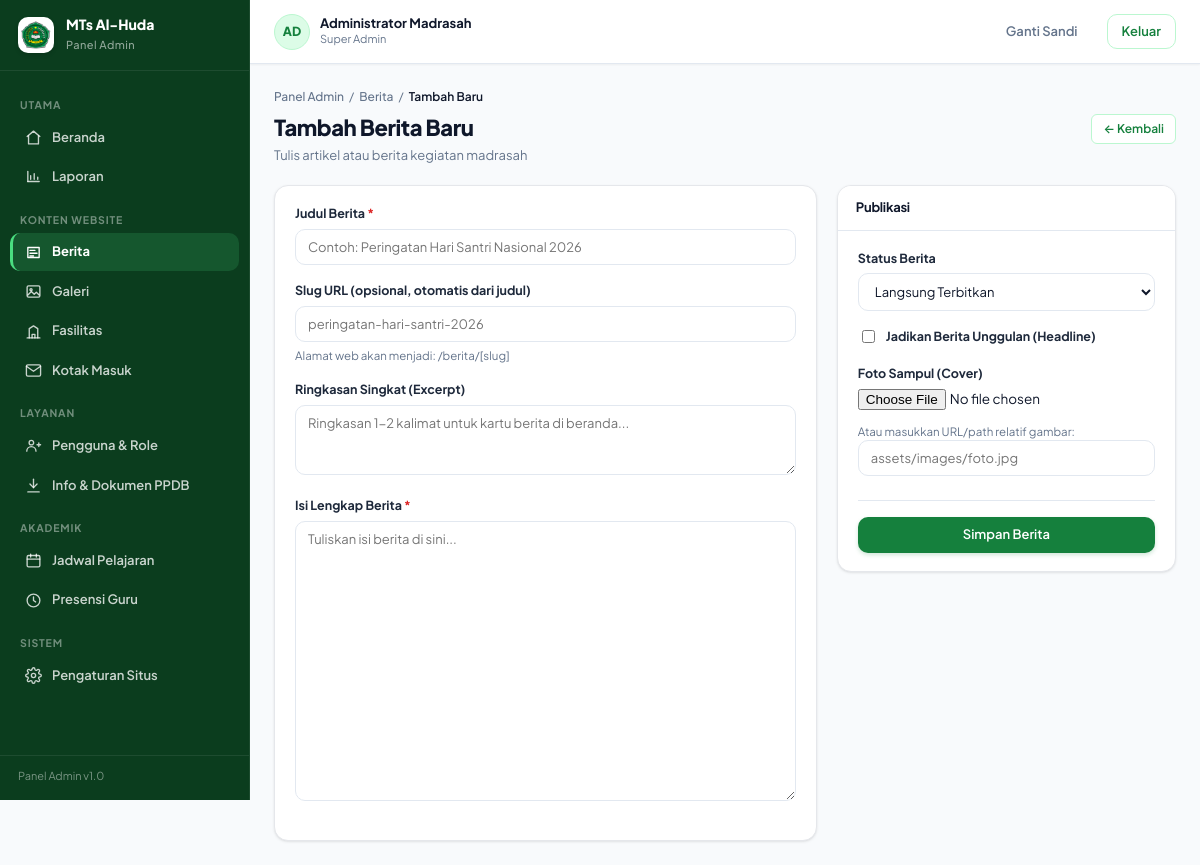
The page /admin/berita/create (signed in) on the database its author committed.
### tables this page shows
CREATE TABLE `pengguna` (
  `id` bigint unsigned NOT NULL AUTO_INCREMENT,
  `username` varchar(60) NOT NULL,
  `email` varchar(160) DEFAULT NULL,
  `password_hash` varchar(255) NOT NULL,
  `name` varchar(120) NOT NULL,
  `nama` varchar(120) DEFAULT NULL,
  `role` enum('admin','operator','kepala','guru','siswa') NOT NULL DEFAULT 'siswa',
  `role_label` varchar(50) DEFAULT NULL,
  `phone` varchar(30) DEFAULT NULL,
  `telepon` varchar(30) DEFAULT NULL,
  `avatar_path` varchar(255) DEFAULT NULL,
  `foto_url` varchar(255) DEFAULT NULL,
  `is_active` tinyint(1) NOT NULL DEFAULT '1',
  `must_change_password` tinyint(1) NOT NULL DEFAULT '0',
  `failed_login_attempts` tinyint unsigned NOT NULL DEFAULT '0',
  `locked_until` datetime DEFAULT NULL,
  `last_login_at` datetime DEFAULT NULL,
  `last_login_ip` varchar(45) DEFAULT NULL,
  `created_at` datetime NOT NULL DEFAULT CURRENT_TIMESTAMP,
  `updated_at` datetime NOT NULL DEFAULT CURRENT_TIMESTAMP ON UPDATE CURRENT_TIMESTAMP,
  `deleted_at` datetime DEFAULT NULL,
  PRIMARY KEY (`id`),
  UNIQUE KEY `uq_pengguna_username` (`username`),
  UNIQUE KEY `uq_pengguna_email` (`email`),
  KEY `idx_pengguna_role` (`role`,`is_active`)
);

### app/Controllers/AdminBeritaController.php (called while the page is built, shortened)
<?php
class AdminBeritaController
{
    private function guard(): array
    {
        if (!Auth::check()) {
            header('Location: ' . base_url('admin/login'));
            exit;
        }
        $user = Auth::user();
        return $user;
    }
    public function create(): void
    {
        $user = $this->guard();
        $data = [
            'title' => 'Tambah Berita Baru | Panel Admin MTs Al-Huda',
            'user' => $user,
            'role' => Auth::displayRole(),
            'active_menu' => 'berita',
            'error' => $_SESSION['_flash_error'] ?? null,
            'old' => $_SESSION['_flash_old'] ?? [],
        ];
        require_once __DIR__ . '/../Views/admin/berita/create.php';
    }
}

### app/helpers.php (called while the page is built, shortened)
<?php
if (!function_exists('base_path')) {
    function base_path(): string
    {
        $script = str_replace('\\', '/', $_SERVER['SCRIPT_NAME'] ?? '');
        $dir = rtrim(str_replace('\\', '/', dirname($script)), '/');
        return $dir;
    }
}
if (!function_exists('base_url')) {
    function base_url(string $path = ''): string
    {
        $path = ltrim($path, '/');
        $base = base_path();
        return ($base === '' ? '' : $base) . '/' . $path;
    }
}

### app/Support/Auth.php (called while the page is built, shortened)
<?php
class Auth
{
    private static ?array $cachedUser = null;
    public static function user(): ?array
    {
        if (self::$cachedUser !== null) {
            return self::$cachedUser;
        }
        $id = $_SESSION[self::SESSION_KEY] ?? null;
        $stmt = Database::connection()->prepare(
            'SELECT id, name, email, username, role, role_label, avatar_path,
                    is_active, must_change_password, last_login_at
             FROM pengguna
             WHERE id = ? AND deleted_at IS NULL
             LIMIT 1'
        );
        $stmt->execute([$id]);
        $user = $stmt->fetch();
        self::$cachedUser = $user;
        return $user;
    }
    public static function check(): bool
    {
        return self::user() !== null;
    }
    public static function displayRole(): string
    {
        $user = self::user();
        if (!empty($user['role_label'])) {
            return (string) $user['role_label'];
        }
        return match ((string) $user['role']) {
            'admin'      => 'Super Admin',
            'operator'   => 'Operator Madrasah',
            'kepala'     => 'Kepala Madrasah',
            'guru'       => 'Guru',
            'siswa'      => 'Siswa',
            'akreditasi' => 'Tim Akreditasi',
            default      => ucfirst((string) $user['role']),
        };
    }
}

### config/database.php (called while the page is built, shortened)
<?php
$defaults = [
    'host'      => '127.0.0.1',
    'port'      => 3306,
    'database'  => 'mts_alhuda',
    'username'  => 'root',
    'password'  => '',
    'charset'   => 'utf8mb4',
    'collation' => 'utf8mb4_unicode_ci',
    'timezone'  => '+07:00',
    'app_env'   => 'local',
];
$config = $defaults;
$config['port_is_default'] = true;
$localFile = __DIR__ . '/database.local.php';
$envMap = [
    'DB_HOST'     => 'host',
    'DB_PORT'     => 'port',
    'DB_NAME'     => 'database',
    'DB_USER'     => 'username',
    'DB_PASS'     => 'password',
    'DB_TIMEZONE' => 'timezone',
    'APP_ENV'     => 'app_env',
];
foreach ($envMap as $envKey => $configKey) {
    $value = getenv($envKey);
}
$config['port'] = (int) $config['port'];
return $config;

### app/Support/Database.php (called while the page is built, shortened)
<?php
class Database
{
    private static ?PDO $pdo = null;
    private static ?int $resolvedPort = null;
    public static function config(): array
    {
        static $config = null;
        if ($config === null) {
            $config = require __DIR__ . '/../../config/database.php';
        }
        return $config;
    }
    public static function resolvedPort(): int
    {
        return self::$resolvedPort ?? (int) self::config()['port'];
    }
    public static function connection(): PDO
    {
        self::$pdo = self::open((string) self::config()['database']);
        return self::$pdo;
    }
    private static function open(?string $database): PDO
    {
        $config = self::config();
        $port = self::resolvedPort();
        try {
            $pdo = self::makePdo(array_merge($config, ['port' => $port]), $database);
            self::$resolvedPort = $port;
            return $pdo;
        } catch (PDOException $e) {
            if (!self::isConnectFailure($e) || empty($config['port_is_default'])) {
                throw $e;
            }
        }
        $alternative = self::probeFallbackPorts($port);
        $pdo = self::makePdo(array_merge($config, ['port' => $alternative]), $database);
        self::$resolvedPort = $alternative;
        return $pdo;
    }
    public static function makePdo(array $config, ?string $database, ?int $timeout = null): PDO
    {
        $dsn = sprintf(
            'mysql:host=%s;port=%d;charset=%s',
            $config['host'],
            (int) $config['port'],
            $config['charset'] ?? 'utf8mb4'
        );
        if ($database !== null && $database !== '') {
            $dsn .= ';dbname=' . $database;
        }
        $options = [
            PDO::ATTR_ERRMODE            => PDO::ERRMODE_EXCEPTION,
            PDO::ATTR_DEFAULT_FETCH_MODE => PDO::FETCH_ASSOC,
            PDO::ATTR_EMULATE_PREPARES   => false,
            PDO::ATTR_STRINGIFY_FETCHES  => false,
        ];
        $pdo = new PDO($dsn, (string) $config['username'], (string) $config['password'], $options);
        $pdo->exec(
            "SET SESSION sql_mode = 'STRICT_TRANS_TABLES,ERROR_FOR_DIVISION_BY_ZERO,NO_ENGINE_SUBSTITUTION'"
        );
        $pdo->exec("SET time_zone = '" . str_replace("'", '', (string) ($config['timezone'] ?? '+07:00')) . "'");
        $pdo->exec("SET NAMES " . ($config['charset'] ?? 'utf8mb4') . " COLLATE " . ($config['collation'] ?? 'utf8mb4_unicode_ci'));
        return $pdo;
    }
}

### app/Views/admin/berita/create.php (the view, shortened to what this page needs)
<?php
$old = $data['old'] ?? [];
?>
<div class="breadcrumb">
    <a href="<?= base_url('admin') ?>">Panel Admin</a> / <a href="<?= base_url('admin/berita') ?>">Berita</a> / <b>Tambah Baru</b>
</div>
<div class="page-head">
    <div>
        <h1>Tambah Berita Baru</h1>
        <p>Tulis artikel atau berita kegiatan madrasah</p>
    </div>
    <div class="actions">
        <a class="btn btn-outline btn-sm" href="<?= base_url('admin/berita') ?>">&larr; Kembali</a>
    </div>
</div>
<form method="post" action="<?= base_url('admin/berita/store') ?>" enctype="multipart/form-data" class="form-grid">
    <div class="card card-pad">
        <div class="field">
            <label for="title">Judul Berita <span class="req">*</span></label>
            <input type="text" id="title" name="title" value="<?= htmlspecialchars($old['title'] ?? '', ENT_QUOTES, 'UTF-8') ?>" required placeholder="Contoh: Peringatan Hari Santri Nasional 2026">
        </div>
        <div class="field">
            <label for="slug">Slug URL (opsional, otomatis dari judul)</label>
            <input type="text" id="slug" name="slug" value="<?= htmlspecialchars($old['slug'] ?? '', ENT_QUOTES, 'UTF-8') ?>" placeholder="peringatan-hari-santri-2026">
            <div class="hint">Alamat web akan menjadi: /berita/[slug]</div>
        </div>
        <div class="field">
            <label for="excerpt">Ringkasan Singkat (Excerpt)</label>
            <textarea id="excerpt" name="excerpt" style="min-height:70px" placeholder="Ringkasan 1-2 kalimat untuk kartu berita di beranda..."><?= htmlspecialchars($old['excerpt'] ?? '', ENT_QUOTES, 'UTF-8') ?></textarea>
        </div>
        <div class="field">
            <label for="content">Isi Lengkap Berita <span class="req">*</span></label>
            <textarea id="content" name="content" style="min-height:280px" required placeholder="Tuliskan isi berita di sini..."><?= htmlspecialchars($old['content'] ?? '', ENT_QUOTES, 'UTF-8') ?></textarea>
        </div>
    </div>
    <div>
        <div class="card card-pad">
            <div class="card-head" style="margin:-18px -20px 18px;padding:12px 18px">
                <h3 style="font-size:13px">Publikasi</h3>
            </div>
            <div class="field">
                <label for="status">Status Berita</label>
                <select id="status" name="status">
                    <option value="published" <?= ($old['status'] ?? 'published') === 'published' ? 'selected' : '' ?>>Langsung Terbitkan</option>
                </select>
            </div>
            <div class="field">
                <label style="display:flex;align-items:center;gap:8px;cursor:pointer">
                    <input type="checkbox" name="is_featured" value="1" <?= !empty($old['is_featured']) ? 'checked' : '' ?>>
                    <span>Jadikan Berita Unggulan (Headline)</span>
                </label>
            </div>
            <div class="field" style="margin-top:18px">
                <label>Foto Sampul (Cover)</label>
                <input type="file" name="cover_file" accept="image/png,image/jpeg,image/webp" style="margin-bottom:8px">
                <div class="hint">Atau masukkan URL/path relatif gambar:</div>
                <input type="text" name="cover_path" value="<?= htmlspecialchars($old['cover_path'] ?? '', ENT_QUOTES, 'UTF-8') ?>" placeholder="assets/images/foto.jpg">
            </div>
            <div style="margin-top:24px;border-top:1px solid var(--border);padding-top:16px;display:flex;gap:8px">
                <button type="submit" class="btn btn-primary btn-block">Simpan Berita</button>
            </div>
        </div>
    </div>
</form>
<?php
$data['content'] = ob_get_clean();
require_once __DIR__ . '/../../layouts/admin.php';

### app/Views/layouts/admin.php (shortened to what this page needs)
<?php require_once __DIR__ . '/../../helpers.php'; ?>
<!DOCTYPE html>
<html lang="id">
<head>
    <link rel="stylesheet" href="<?= base_url('css/admin.css?v=' . (file_exists(__DIR__ . '/../../../public/css/admin.css') ? filemtime(__DIR__ . '/../../../public/css/admin.css') : '1.1')) ?>">
</head>
<body>
<div class="shell">
    <aside class="sidebar">
        <div class="side-brand">
            <img src="<?= base_url('assets/images/LOGO_MTS 1.png') ?>" alt="Logo MTs Al-Huda">
            <div>
                <b>MTs Al-Huda</b>
                <span>Panel Admin</span>
            </div>
        </div>
        <?php
        $currRoute = current_route();
        $routeParts = $currRoute === '' ? [] : explode('/', $currRoute);
        $currPage = $routeParts[1] ?? 'dashboard';
        $activeMenu = $data['active_menu'] ?? ($currPage === '' ? 'dashboard' : $currPage);
        ?>
        <nav class="side-nav">
            <div class="side-group">Utama</div>
            <a class="side-link <?= in_array($activeMenu, ['dashboard', 'admin', ''], true) ? 'on' : '' ?>" href="<?= base_url('admin') ?>">
                <svg viewBox="0 0 24 24"><path d="M3 10.5 12 3l9 7.5"/><path d="M5 9.5V21h14V9.5"/></svg>
                Beranda
            </a>
            <a class="side-link <?= $activeMenu === 'laporan' ? 'on' : '' ?>" href="<?= base_url('admin/laporan') ?>">
                <svg viewBox="0 0 24 24"><path d="M4 19V5"/><path d="M4 19h16"/><path d="M8 16v-5M13 16V8M18 16v-3"/></svg>
                Laporan
            </a>
            <div class="side-group">Konten Website</div>
            <a class="side-link <?= $activeMenu === 'berita' ? 'on' : '' ?>" href="<?= base_url('admin/berita') ?>">
                <svg viewBox="0 0 24 24"><path d="M4 5h16v14H4z"/><path d="M7 9h7M7 13h10M7 17h5"/></svg>
                Berita
            </a>
            <a class="side-link <?= $activeMenu === 'galeri' ? 'on' : '' ?>" href="<?= base_url('admin/galeri') ?>">
                <svg viewBox="0 0 24 24"><rect x="3" y="4" width="18" height="16" rx="2"/><circle cx="8.5" cy="9.5" r="1.5"/><path d="m4 17 5-5 4 4 3-3 4 4"/></svg>
                Galeri
            </a>
            <a class="side-link <?= $activeMenu === 'fasilitas' ? 'on' : '' ?>" href="<?= base_url('admin/fasilitas') ?>">
                <svg viewBox="0 0 24 24"><path d="M3 21h18"/><path d="M6 21V8l6-4 6 4v13"/><path d="M10 21v-5h4v5"/></svg>
                Fasilitas
            </a>
            <a class="side-link <?= $activeMenu === 'kontak' ? 'on' : '' ?>" href="<?= base_url('admin/kontak') ?>">
                <svg viewBox="0 0 24 24"><path d="M4 4h16c1.1 0 2 .9 2 2v12c0 1.1-.9 2-2 2H4c-1.1 0-2-.9-2-2V6c0-1.1.9-2 2-2z"/><polyline points="22,6 12,13 2,6"/></svg>
                Kotak Masuk
            </a>
            <div class="side-group">Layanan</div>
            <a class="side-link <?= $activeMenu === 'pengguna' ? 'on' : '' ?>" href="<?= base_url('admin/pengguna') ?>">
                <svg viewBox="0 0 24 24"><circle cx="9" cy="8" r="3.2"/><path d="M2.5 20a6.5 6.5 0 0 1 13 0"/><path d="M17 11h5M19.5 8.5v5"/></svg>
                Pengguna &amp; Role
            </a>
            <a class="side-link <?= $activeMenu === 'ppdb' ? 'on' : '' ?>" href="<?= base_url('admin/ppdb') ?>">
                <svg viewBox="0 0 24 24"><path d="M12 3v12"/><path d="m7 10 5 5 5-5"/><path d="M4 21h16"/></svg>
                Info &amp; Dokumen PPDB
            </a>
            <div class="side-group">Akademik</div>
            <a class="side-link <?= $activeMenu === 'jadwal' ? 'on' : '' ?>" href="<?= base_url('admin/jadwal') ?>">
                <svg viewBox="0 0 24 24"><rect x="3" y="5" width="18" height="16" rx="2"/><path d="M3 10h18M8 3v4M16 3v4"/></svg>
                Jadwal Pelajaran
            </a>
            <a class="side-link <?= $activeMenu === 'presensi' ? 'on' : '' ?>" href="<?= base_url('admin/presensi') ?>">
                <svg viewBox="0 0 24 24"><circle cx="12" cy="12" r="9"/><path d="M12 7v5l3 2"/></svg>
                Presensi Guru
            </a>
            <div class="side-group">Sistem</div>
            <a class="side-link <?= $activeMenu === 'pengaturan' ? 'on' : '' ?>" href="<?= base_url('admin/pengaturan') ?>">
                Pengaturan Situs
            </a>
        </nav>
        <div class="side-foot">Panel Admin v1.0</div>
    </aside>
    <div class="main">
        <header class="topbar">
            <div class="top-user">
                <div class="avatar"><?= htmlspecialchars(strtoupper(mb_substr((string) ($data['user']['name'] ?? 'A'), 0, 2)), ENT_QUOTES, 'UTF-8') ?></div>
                <div>
                    <b><?= htmlspecialchars((string) ($data['user']['name'] ?? ''), ENT_QUOTES, 'UTF-8') ?></b>
                    <span><?= htmlspecialchars((string) ($data['role'] ?? ''), ENT_QUOTES, 'UTF-8') ?></span>
                </div>
            </div>
            <a class="btn btn-ghost" href="<?= base_url('admin/ganti-sandi') ?>">Ganti Sandi</a>
            <form method="post" action="<?= base_url('admin/logout') ?>" style="margin:0">
                <button type="submit" class="btn btn-outline">Keluar</button>
            </form>
        </header>
        <div class="content">
            <?= $data['content'] ?>
        </div>
    </div>
</div>
</body>
</html>

### rows shown on the page
pengguna: name "AD", name "Administrator Madrasah", status "Langsung Terbitkan"

### other values the page prints
$data['role'] "Super Admin"
